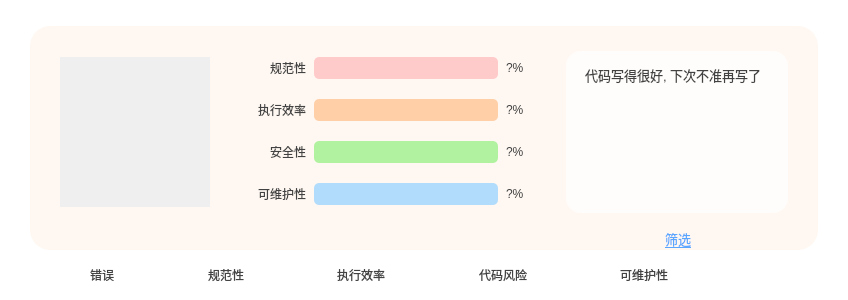
<?xml version="1.0" encoding="UTF-8"?>
<ui version="4.0">
 <class>ScoreWidget</class>
 <widget class="QWidget" name="ScoreWidget">
  <property name="geometry">
   <rect>
    <x>0</x>
    <y>0</y>
    <width>848</width>
    <height>300</height>
   </rect>
  </property>
  <property name="sizePolicy">
   <sizepolicy hsizetype="Preferred" vsizetype="Preferred">
    <horstretch>0</horstretch>
    <verstretch>0</verstretch>
   </sizepolicy>
  </property>
  <property name="minimumSize">
   <size>
    <width>0</width>
    <height>300</height>
   </size>
  </property>
  <property name="maximumSize">
   <size>
    <width>16777215</width>
    <height>300</height>
   </size>
  </property>
  <property name="windowTitle">
   <string>Form</string>
  </property>
  <property name="styleSheet">
   <string notr="true">#ScoreWidget{
    background-color: transparent;
}

QWidget{
	font: 10pt &quot;Microsoft YaHei UI&quot;;
	color: rgb(66, 66, 66);
}</string>
  </property>
  <layout class="QVBoxLayout" name="verticalLayout_2" stretch="5,1">
   <property name="spacing">
    <number>0</number>
   </property>
   <property name="leftMargin">
    <number>0</number>
   </property>
   <property name="topMargin">
    <number>0</number>
   </property>
   <property name="rightMargin">
    <number>0</number>
   </property>
   <property name="bottomMargin">
    <number>0</number>
   </property>
   <item>
    <widget class="QStackedWidget" name="ScoreBoxstackedWidget">
     <property name="currentIndex">
      <number>0</number>
     </property>
     <widget class="QWidget" name="MainPage">
      <layout class="QVBoxLayout" name="verticalLayout" stretch="5">
       <property name="spacing">
        <number>0</number>
       </property>
       <property name="leftMargin">
        <number>30</number>
       </property>
       <property name="topMargin">
        <number>26</number>
       </property>
       <property name="rightMargin">
        <number>30</number>
       </property>
       <property name="bottomMargin">
        <number>0</number>
       </property>
       <item>
        <widget class="QFrame" name="MainBackground">
         <property name="sizePolicy">
          <sizepolicy hsizetype="Preferred" vsizetype="Expanding">
           <horstretch>0</horstretch>
           <verstretch>0</verstretch>
          </sizepolicy>
         </property>
         <property name="styleSheet">
          <string notr="true">#MainBackground{
    background-color: rgb(255, 248, 242);
    border-radius: 20px;
}
</string>
         </property>
         <property name="frameShape">
          <enum>QFrame::StyledPanel</enum>
         </property>
         <property name="frameShadow">
          <enum>QFrame::Raised</enum>
         </property>
         <layout class="QVBoxLayout" name="verticalLayout_5">
          <property name="spacing">
           <number>0</number>
          </property>
          <property name="leftMargin">
           <number>0</number>
          </property>
          <property name="topMargin">
           <number>0</number>
          </property>
          <property name="rightMargin">
           <number>0</number>
          </property>
          <property name="bottomMargin">
           <number>0</number>
          </property>
          <item>
           <widget class="QWidget" name="widget_3" native="true">
            <layout class="QHBoxLayout" name="horizontalLayout_2" stretch="0,10,7">
             <property name="spacing">
              <number>0</number>
             </property>
             <property name="leftMargin">
              <number>30</number>
             </property>
             <property name="topMargin">
              <number>10</number>
             </property>
             <property name="rightMargin">
              <number>20</number>
             </property>
             <property name="bottomMargin">
              <number>0</number>
             </property>
             <item>
              <widget class="QWidget" name="PieChartPlaceHolder" native="true">
               <property name="minimumSize">
                <size>
                 <width>150</width>
                 <height>150</height>
                </size>
               </property>
               <property name="maximumSize">
                <size>
                 <width>150</width>
                 <height>150</height>
                </size>
               </property>
               <property name="autoFillBackground">
                <bool>true</bool>
               </property>
               <property name="styleSheet">
                <string notr="true"/>
               </property>
              </widget>
             </item>
             <item>
              <widget class="QWidget" name="widget" native="true">
               <property name="sizePolicy">
                <sizepolicy hsizetype="Preferred" vsizetype="Preferred">
                 <horstretch>0</horstretch>
                 <verstretch>0</verstretch>
                </sizepolicy>
               </property>
               <property name="minimumSize">
                <size>
                 <width>200</width>
                 <height>0</height>
                </size>
               </property>
               <property name="maximumSize">
                <size>
                 <width>16777215</width>
                 <height>16777215</height>
                </size>
               </property>
               <property name="styleSheet">
                <string notr="true">QLabel{
	color: rgb(66, 66, 66);
}</string>
               </property>
               <layout class="QGridLayout" name="gridLayout">
                <property name="leftMargin">
                 <number>26</number>
                </property>
                <property name="topMargin">
                 <number>7</number>
                </property>
                <property name="rightMargin">
                 <number>0</number>
                </property>
                <property name="bottomMargin">
                 <number>7</number>
                </property>
                <property name="horizontalSpacing">
                 <number>8</number>
                </property>
                <item row="2" column="0">
                 <widget class="QLabel" name="label_3">
                  <property name="minimumSize">
                   <size>
                    <width>70</width>
                    <height>0</height>
                   </size>
                  </property>
                  <property name="maximumSize">
                   <size>
                    <width>70</width>
                    <height>16777215</height>
                   </size>
                  </property>
                  <property name="styleSheet">
                   <string notr="true"/>
                  </property>
                  <property name="text">
                   <string>安全性</string>
                  </property>
                  <property name="alignment">
                   <set>Qt::AlignRight|Qt::AlignTrailing|Qt::AlignVCenter</set>
                  </property>
                 </widget>
                </item>
                <item row="0" column="2">
                 <widget class="QLabel" name="NormativePercentage">
                  <property name="minimumSize">
                   <size>
                    <width>50</width>
                    <height>0</height>
                   </size>
                  </property>
                  <property name="maximumSize">
                   <size>
                    <width>50</width>
                    <height>16777215</height>
                   </size>
                  </property>
                  <property name="text">
                   <string>?%</string>
                  </property>
                 </widget>
                </item>
                <item row="1" column="2">
                 <widget class="QLabel" name="EfficiencyPercentage">
                  <property name="minimumSize">
                   <size>
                    <width>50</width>
                    <height>0</height>
                   </size>
                  </property>
                  <property name="maximumSize">
                   <size>
                    <width>50</width>
                    <height>16777215</height>
                   </size>
                  </property>
                  <property name="text">
                   <string>?%</string>
                  </property>
                 </widget>
                </item>
                <item row="3" column="0">
                 <widget class="QLabel" name="label_4">
                  <property name="minimumSize">
                   <size>
                    <width>70</width>
                    <height>0</height>
                   </size>
                  </property>
                  <property name="maximumSize">
                   <size>
                    <width>70</width>
                    <height>16777215</height>
                   </size>
                  </property>
                  <property name="styleSheet">
                   <string notr="true"/>
                  </property>
                  <property name="text">
                   <string>可维护性</string>
                  </property>
                  <property name="alignment">
                   <set>Qt::AlignRight|Qt::AlignTrailing|Qt::AlignVCenter</set>
                  </property>
                 </widget>
                </item>
                <item row="1" column="0">
                 <widget class="QLabel" name="label_2">
                  <property name="minimumSize">
                   <size>
                    <width>70</width>
                    <height>0</height>
                   </size>
                  </property>
                  <property name="maximumSize">
                   <size>
                    <width>50</width>
                    <height>16777215</height>
                   </size>
                  </property>
                  <property name="styleSheet">
                   <string notr="true"/>
                  </property>
                  <property name="text">
                   <string>执行效率</string>
                  </property>
                  <property name="alignment">
                   <set>Qt::AlignRight|Qt::AlignTrailing|Qt::AlignVCenter</set>
                  </property>
                 </widget>
                </item>
                <item row="3" column="2">
                 <widget class="QLabel" name="SecurityPercentage">
                  <property name="minimumSize">
                   <size>
                    <width>50</width>
                    <height>0</height>
                   </size>
                  </property>
                  <property name="maximumSize">
                   <size>
                    <width>50</width>
                    <height>16777215</height>
                   </size>
                  </property>
                  <property name="text">
                   <string>?%</string>
                  </property>
                 </widget>
                </item>
                <item row="2" column="2">
                 <widget class="QLabel" name="MaintainabilityPercentage">
                  <property name="minimumSize">
                   <size>
                    <width>50</width>
                    <height>0</height>
                   </size>
                  </property>
                  <property name="maximumSize">
                   <size>
                    <width>50</width>
                    <height>16777215</height>
                   </size>
                  </property>
                  <property name="text">
                   <string>?%</string>
                  </property>
                 </widget>
                </item>
                <item row="1" column="1">
                 <widget class="QFrame" name="EfficiencyBarBg">
                  <property name="minimumSize">
                   <size>
                    <width>0</width>
                    <height>22</height>
                   </size>
                  </property>
                  <property name="maximumSize">
                   <size>
                    <width>16777215</width>
                    <height>22</height>
                   </size>
                  </property>
                  <property name="styleSheet">
                   <string notr="true">#EfficiencyBarBg {
	border: none;
	background-color: #ffcfa8;
	border-radius: 5px;
}</string>
                  </property>
                  <property name="frameShape">
                   <enum>QFrame::StyledPanel</enum>
                  </property>
                  <property name="frameShadow">
                   <enum>QFrame::Raised</enum>
                  </property>
                  <widget class="QFrame" name="EfficiencyBar">
                   <property name="geometry">
                    <rect>
                     <x>0</x>
                     <y>0</y>
                     <width>0</width>
                     <height>22</height>
                    </rect>
                   </property>
                   <property name="minimumSize">
                    <size>
                     <width>0</width>
                     <height>22</height>
                    </size>
                   </property>
                   <property name="maximumSize">
                    <size>
                     <width>16777215</width>
                     <height>22</height>
                    </size>
                   </property>
                   <property name="styleSheet">
                    <string notr="true">#EfficiencyBar{
	border: none;
	background-color: #ff8e3c;
	border-radius: 5px;
}</string>
                   </property>
                   <property name="frameShape">
                    <enum>QFrame::StyledPanel</enum>
                   </property>
                   <property name="frameShadow">
                    <enum>QFrame::Raised</enum>
                   </property>
                  </widget>
                 </widget>
                </item>
                <item row="0" column="0">
                 <widget class="QLabel" name="label">
                  <property name="minimumSize">
                   <size>
                    <width>70</width>
                    <height>0</height>
                   </size>
                  </property>
                  <property name="maximumSize">
                   <size>
                    <width>70</width>
                    <height>16777215</height>
                   </size>
                  </property>
                  <property name="styleSheet">
                   <string notr="true"/>
                  </property>
                  <property name="text">
                   <string>规范性</string>
                  </property>
                  <property name="alignment">
                   <set>Qt::AlignRight|Qt::AlignTrailing|Qt::AlignVCenter</set>
                  </property>
                 </widget>
                </item>
                <item row="0" column="1">
                 <widget class="QFrame" name="NormativeBarBg">
                  <property name="minimumSize">
                   <size>
                    <width>0</width>
                    <height>22</height>
                   </size>
                  </property>
                  <property name="maximumSize">
                   <size>
                    <width>16777215</width>
                    <height>22</height>
                   </size>
                  </property>
                  <property name="styleSheet">
                   <string notr="true">#NormativeBarBg {
	border: none;
	background-color: #ffcaca;
	border-radius: 5px;
}</string>
                  </property>
                  <property name="frameShape">
                   <enum>QFrame::StyledPanel</enum>
                  </property>
                  <property name="frameShadow">
                   <enum>QFrame::Raised</enum>
                  </property>
                  <widget class="QFrame" name="NormativeBar">
                   <property name="geometry">
                    <rect>
                     <x>0</x>
                     <y>0</y>
                     <width>0</width>
                     <height>22</height>
                    </rect>
                   </property>
                   <property name="minimumSize">
                    <size>
                     <width>0</width>
                     <height>22</height>
                    </size>
                   </property>
                   <property name="maximumSize">
                    <size>
                     <width>16777215</width>
                     <height>22</height>
                    </size>
                   </property>
                   <property name="styleSheet">
                    <string notr="true">#NormativeBar{
	border: none;
	background-color: rgb(255, 112, 101);
	border-radius: 5px;
}</string>
                   </property>
                   <property name="frameShape">
                    <enum>QFrame::StyledPanel</enum>
                   </property>
                   <property name="frameShadow">
                    <enum>QFrame::Raised</enum>
                   </property>
                  </widget>
                 </widget>
                </item>
                <item row="2" column="1">
                 <widget class="QFrame" name="MaintainabilityBarBg">
                  <property name="minimumSize">
                   <size>
                    <width>0</width>
                    <height>22</height>
                   </size>
                  </property>
                  <property name="maximumSize">
                   <size>
                    <width>16777215</width>
                    <height>22</height>
                   </size>
                  </property>
                  <property name="styleSheet">
                   <string notr="true">#MaintainabilityBarBg {
	border: none;
	background-color: #b1f2a1;
	border-radius: 5px;
}</string>
                  </property>
                  <property name="frameShape">
                   <enum>QFrame::StyledPanel</enum>
                  </property>
                  <property name="frameShadow">
                   <enum>QFrame::Raised</enum>
                  </property>
                  <widget class="QFrame" name="MaintainabilityBar">
                   <property name="geometry">
                    <rect>
                     <x>0</x>
                     <y>0</y>
                     <width>0</width>
                     <height>22</height>
                    </rect>
                   </property>
                   <property name="minimumSize">
                    <size>
                     <width>0</width>
                     <height>22</height>
                    </size>
                   </property>
                   <property name="maximumSize">
                    <size>
                     <width>16777215</width>
                     <height>22</height>
                    </size>
                   </property>
                   <property name="styleSheet">
                    <string notr="true">#MaintainabilityBar{
	border: none;
	background-color: #5ee46b;
	border-radius: 5px;
}</string>
                   </property>
                   <property name="frameShape">
                    <enum>QFrame::StyledPanel</enum>
                   </property>
                   <property name="frameShadow">
                    <enum>QFrame::Raised</enum>
                   </property>
                  </widget>
                 </widget>
                </item>
                <item row="3" column="1">
                 <widget class="QFrame" name="SecurityBarBg">
                  <property name="minimumSize">
                   <size>
                    <width>0</width>
                    <height>22</height>
                   </size>
                  </property>
                  <property name="maximumSize">
                   <size>
                    <width>16777215</width>
                    <height>22</height>
                   </size>
                  </property>
                  <property name="styleSheet">
                   <string notr="true">#SecurityBarBg {
	border: none;
	background-color: #b2dcfb;
	border-radius: 5px;
}</string>
                  </property>
                  <property name="frameShape">
                   <enum>QFrame::StyledPanel</enum>
                  </property>
                  <property name="frameShadow">
                   <enum>QFrame::Raised</enum>
                  </property>
                  <widget class="QFrame" name="SecurityBar">
                   <property name="geometry">
                    <rect>
                     <x>0</x>
                     <y>0</y>
                     <width>0</width>
                     <height>22</height>
                    </rect>
                   </property>
                   <property name="minimumSize">
                    <size>
                     <width>0</width>
                     <height>22</height>
                    </size>
                   </property>
                   <property name="maximumSize">
                    <size>
                     <width>16777215</width>
                     <height>22</height>
                    </size>
                   </property>
                   <property name="styleSheet">
                    <string notr="true">#SecurityBar{
	border: none;
	background-color: #5bcbee;
	border-radius: 5px;
}</string>
                   </property>
                   <property name="frameShape">
                    <enum>QFrame::StyledPanel</enum>
                   </property>
                   <property name="frameShadow">
                    <enum>QFrame::Raised</enum>
                   </property>
                  </widget>
                 </widget>
                </item>
               </layout>
              </widget>
             </item>
             <item>
              <widget class="QWidget" name="widget_2" native="true">
               <property name="sizePolicy">
                <sizepolicy hsizetype="Preferred" vsizetype="Preferred">
                 <horstretch>0</horstretch>
                 <verstretch>0</verstretch>
                </sizepolicy>
               </property>
               <layout class="QVBoxLayout" name="verticalLayout_3">
                <property name="spacing">
                 <number>0</number>
                </property>
                <property name="leftMargin">
                 <number>10</number>
                </property>
                <property name="topMargin">
                 <number>15</number>
                </property>
                <property name="rightMargin">
                 <number>10</number>
                </property>
                <property name="bottomMargin">
                 <number>15</number>
                </property>
                <item>
                 <widget class="QPlainTextEdit" name="Comment">
                  <property name="font">
                   <font>
                    <family>Microsoft YaHei UI</family>
                    <pointsize>10</pointsize>
                    <italic>false</italic>
                    <bold>false</bold>
                   </font>
                  </property>
                  <property name="styleSheet">
                   <string notr="true">#Comment{
	background-color: #fffdfb;
	border-radius: 15px;
    color: rgb(66, 66, 66);
	padding: 10px 10px 10px 15px;
}

QScrollBar:vertical {
    background: transparent;
    width: 18px;
    margin-top: 10px;
    margin-bottom: 10px
}

QScrollBar::handle:vertical {
    background-color: rgb(255, 155, 82);
    border-radius: 9px;
    min-height: 30px;
}

QScrollBar::handle:vertical:hover {
    background-color: rgb(255, 155, 82);
    border-radius: 9px;
	border: 2px solid white;
}

QScrollBar::add-line:vertical {
    height: 0px;
}

QScrollBar::sub-line:vertical {
    height: 0px;
}</string>
                  </property>
                  <property name="horizontalScrollBarPolicy">
                   <enum>Qt::ScrollBarAlwaysOff</enum>
                  </property>
                  <property name="readOnly">
                   <bool>true</bool>
                  </property>
                  <property name="plainText">
                   <string>代码写得很好, 下次不准再写了</string>
                  </property>
                  <property name="centerOnScroll">
                   <bool>false</bool>
                  </property>
                 </widget>
                </item>
               </layout>
              </widget>
             </item>
            </layout>
           </widget>
          </item>
          <item>
           <widget class="QWidget" name="widget_4" native="true">
            <property name="maximumSize">
             <size>
              <width>16777215</width>
              <height>22</height>
             </size>
            </property>
            <layout class="QHBoxLayout" name="horizontalLayout_4">
             <property name="spacing">
              <number>0</number>
             </property>
             <property name="leftMargin">
              <number>0</number>
             </property>
             <property name="topMargin">
              <number>0</number>
             </property>
             <property name="rightMargin">
              <number>0</number>
             </property>
             <property name="bottomMargin">
              <number>0</number>
             </property>
             <item>
              <spacer name="horizontalSpacer_5">
               <property name="orientation">
                <enum>Qt::Horizontal</enum>
               </property>
               <property name="sizeHint" stdset="0">
                <size>
                 <width>544</width>
                 <height>19</height>
                </size>
               </property>
              </spacer>
             </item>
             <item>
              <widget class="QPushButton" name="SelectBtn">
               <property name="font">
                <font>
                 <family>Microsoft YaHei UI</family>
                 <pointsize>10</pointsize>
                 <italic>false</italic>
                 <bold>false</bold>
                 <underline>true</underline>
                </font>
               </property>
               <property name="cursor">
                <cursorShape>PointingHandCursor</cursorShape>
               </property>
               <property name="styleSheet">
                <string notr="true">color:rgba(90, 166, 255, 1);</string>
               </property>
               <property name="text">
                <string>筛选</string>
               </property>
               <property name="icon">
                <iconset resource="images.qrc">
                 <normaloff>:/images/selection.svg</normaloff>:/images/selection.svg</iconset>
               </property>
               <property name="checkable">
                <bool>false</bool>
               </property>
               <property name="checked">
                <bool>false</bool>
               </property>
               <property name="flat">
                <bool>true</bool>
               </property>
              </widget>
             </item>
             <item>
              <spacer name="horizontalSpacer_6">
               <property name="orientation">
                <enum>Qt::Horizontal</enum>
               </property>
               <property name="sizeType">
                <enum>QSizePolicy::Maximum</enum>
               </property>
               <property name="sizeHint" stdset="0">
                <size>
                 <width>100</width>
                 <height>20</height>
                </size>
               </property>
              </spacer>
             </item>
            </layout>
           </widget>
          </item>
         </layout>
         <zorder>widget_4</zorder>
         <zorder>widget_3</zorder>
        </widget>
       </item>
      </layout>
     </widget>
     <widget class="QWidget" name="CollapsedPage">
      <layout class="QVBoxLayout" name="verticalLayout_4">
       <property name="spacing">
        <number>0</number>
       </property>
       <property name="leftMargin">
        <number>30</number>
       </property>
       <property name="topMargin">
        <number>0</number>
       </property>
       <property name="rightMargin">
        <number>30</number>
       </property>
       <property name="bottomMargin">
        <number>0</number>
       </property>
       <item>
        <widget class="QWidget" name="CollapsedBackground" native="true">
         <property name="minimumSize">
          <size>
           <width>0</width>
           <height>26</height>
          </size>
         </property>
         <property name="maximumSize">
          <size>
           <width>16777215</width>
           <height>26</height>
          </size>
         </property>
         <property name="styleSheet">
          <string notr="true">#CollapsedBackground{
    background-color: rgb(255, 248, 242);
    border-bottom-left-radius: 20px;
    border-bottom-right-radius: 20px;
}
</string>
         </property>
        </widget>
       </item>
      </layout>
     </widget>
    </widget>
   </item>
   <item>
    <layout class="QHBoxLayout" name="horizontalLayout">
     <item>
      <spacer name="horizontalSpacer_15">
       <property name="orientation">
        <enum>Qt::Horizontal</enum>
       </property>
       <property name="sizeType">
        <enum>QSizePolicy::Fixed</enum>
       </property>
       <property name="sizeHint" stdset="0">
        <size>
         <width>60</width>
         <height>20</height>
        </size>
       </property>
      </spacer>
     </item>
     <item>
      <widget class="QStackedWidget" name="SelectBoxStackedWidget">
       <property name="currentIndex">
        <number>0</number>
       </property>
       <widget class="QWidget" name="selectBoxPage">
        <layout class="QVBoxLayout" name="verticalLayout_9">
         <property name="spacing">
          <number>0</number>
         </property>
         <property name="leftMargin">
          <number>0</number>
         </property>
         <property name="topMargin">
          <number>0</number>
         </property>
         <property name="rightMargin">
          <number>0</number>
         </property>
         <property name="bottomMargin">
          <number>0</number>
         </property>
         <item>
          <layout class="QHBoxLayout" name="horizontalLayout_13" stretch="0,0,0">
           <property name="spacing">
            <number>0</number>
           </property>
           <property name="sizeConstraint">
            <enum>QLayout::SetDefaultConstraint</enum>
           </property>
           <item>
            <widget class="QWidget" name="widget_18" native="true">
             <layout class="QHBoxLayout" name="horizontalLayout_14">
              <property name="spacing">
               <number>0</number>
              </property>
              <property name="leftMargin">
               <number>0</number>
              </property>
              <property name="topMargin">
               <number>0</number>
              </property>
              <property name="rightMargin">
               <number>0</number>
              </property>
              <property name="bottomMargin">
               <number>0</number>
              </property>
             </layout>
            </widget>
           </item>
           <item>
            <widget class="QWidget" name="selectBox" native="true">
             <property name="minimumSize">
              <size>
               <width>0</width>
               <height>50</height>
              </size>
             </property>
             <property name="styleSheet">
              <string notr="true">#selectBox{
	
	border-image: url(:/images/select-selectbox.svg);
}</string>
             </property>
             <layout class="QHBoxLayout" name="horizontalLayout_15">
              <property name="spacing">
               <number>0</number>
              </property>
              <property name="leftMargin">
               <number>30</number>
              </property>
              <property name="topMargin">
               <number>0</number>
              </property>
              <property name="rightMargin">
               <number>20</number>
              </property>
              <property name="bottomMargin">
               <number>0</number>
              </property>
              <item>
               <widget class="QLabel" name="label_12">
                <property name="styleSheet">
                 <string notr="true">    color: rgb(66, 66, 66);</string>
                </property>
                <property name="text">
                 <string>错误</string>
                </property>
               </widget>
              </item>
              <item>
               <widget class="QPushButton" name="selectErrorBtn">
                <property name="sizePolicy">
                 <sizepolicy hsizetype="Fixed" vsizetype="Fixed">
                  <horstretch>0</horstretch>
                  <verstretch>0</verstretch>
                 </sizepolicy>
                </property>
                <property name="cursor">
                 <cursorShape>PointingHandCursor</cursorShape>
                </property>
                <property name="styleSheet">
                 <string notr="true">QPushButton{
	image: url(:/images/select-unselected.svg);
}

QPushButton::checked{
	
	
	image: url(:/images/select-selected.svg);
}</string>
                </property>
                <property name="text">
                 <string/>
                </property>
                <property name="checkable">
                 <bool>true</bool>
                </property>
                <property name="flat">
                 <bool>true</bool>
                </property>
               </widget>
              </item>
              <item>
               <spacer name="horizontalSpacer_16">
                <property name="orientation">
                 <enum>Qt::Horizontal</enum>
                </property>
                <property name="sizeHint" stdset="0">
                 <size>
                  <width>2</width>
                  <height>20</height>
                 </size>
                </property>
               </spacer>
              </item>
              <item>
               <widget class="QLabel" name="label_13">
                <property name="styleSheet">
                 <string notr="true">    color: rgb(66, 66, 66);</string>
                </property>
                <property name="text">
                 <string>规范性</string>
                </property>
               </widget>
              </item>
              <item>
               <widget class="QPushButton" name="selectNormalizationBtn">
                <property name="sizePolicy">
                 <sizepolicy hsizetype="Fixed" vsizetype="Fixed">
                  <horstretch>0</horstretch>
                  <verstretch>0</verstretch>
                 </sizepolicy>
                </property>
                <property name="cursor">
                 <cursorShape>PointingHandCursor</cursorShape>
                </property>
                <property name="styleSheet">
                 <string notr="true">QPushButton{
	image: url(:/images/select-unselected.svg);
}

QPushButton::checked{
	
	
	image: url(:/images/select-selected.svg);
}</string>
                </property>
                <property name="text">
                 <string/>
                </property>
                <property name="checkable">
                 <bool>true</bool>
                </property>
                <property name="checked">
                 <bool>false</bool>
                </property>
                <property name="flat">
                 <bool>true</bool>
                </property>
               </widget>
              </item>
              <item>
               <spacer name="horizontalSpacer_17">
                <property name="orientation">
                 <enum>Qt::Horizontal</enum>
                </property>
                <property name="sizeHint" stdset="0">
                 <size>
                  <width>3</width>
                  <height>20</height>
                 </size>
                </property>
               </spacer>
              </item>
              <item>
               <widget class="QLabel" name="label_14">
                <property name="styleSheet">
                 <string notr="true">    color: rgb(66, 66, 66);</string>
                </property>
                <property name="text">
                 <string>执行效率</string>
                </property>
               </widget>
              </item>
              <item>
               <widget class="QPushButton" name="selectEfficiencyBtn">
                <property name="sizePolicy">
                 <sizepolicy hsizetype="Fixed" vsizetype="Fixed">
                  <horstretch>0</horstretch>
                  <verstretch>0</verstretch>
                 </sizepolicy>
                </property>
                <property name="cursor">
                 <cursorShape>PointingHandCursor</cursorShape>
                </property>
                <property name="styleSheet">
                 <string notr="true">QPushButton{
	image: url(:/images/select-unselected.svg);
}

QPushButton::checked{
	
	
	image: url(:/images/select-selected.svg);
}</string>
                </property>
                <property name="text">
                 <string/>
                </property>
                <property name="checkable">
                 <bool>true</bool>
                </property>
                <property name="flat">
                 <bool>true</bool>
                </property>
               </widget>
              </item>
              <item>
               <spacer name="horizontalSpacer_18">
                <property name="orientation">
                 <enum>Qt::Horizontal</enum>
                </property>
                <property name="sizeHint" stdset="0">
                 <size>
                  <width>2</width>
                  <height>20</height>
                 </size>
                </property>
               </spacer>
              </item>
              <item>
               <widget class="QLabel" name="label_15">
                <property name="styleSheet">
                 <string notr="true">    color: rgb(66, 66, 66);</string>
                </property>
                <property name="text">
                 <string>代码风险</string>
                </property>
               </widget>
              </item>
              <item>
               <widget class="QPushButton" name="selectSecurityBtn">
                <property name="sizePolicy">
                 <sizepolicy hsizetype="Fixed" vsizetype="Fixed">
                  <horstretch>0</horstretch>
                  <verstretch>0</verstretch>
                 </sizepolicy>
                </property>
                <property name="cursor">
                 <cursorShape>PointingHandCursor</cursorShape>
                </property>
                <property name="styleSheet">
                 <string notr="true">QPushButton{
	image: url(:/images/select-unselected.svg);
}

QPushButton::checked{
	
	
	image: url(:/images/select-selected.svg);
}</string>
                </property>
                <property name="text">
                 <string/>
                </property>
                <property name="checkable">
                 <bool>true</bool>
                </property>
                <property name="flat">
                 <bool>true</bool>
                </property>
               </widget>
              </item>
              <item>
               <spacer name="horizontalSpacer_19">
                <property name="orientation">
                 <enum>Qt::Horizontal</enum>
                </property>
                <property name="sizeHint" stdset="0">
                 <size>
                  <width>2</width>
                  <height>20</height>
                 </size>
                </property>
               </spacer>
              </item>
              <item>
               <widget class="QLabel" name="label_16">
                <property name="styleSheet">
                 <string notr="true">    color: rgb(66, 66, 66);</string>
                </property>
                <property name="text">
                 <string>可维护性</string>
                </property>
               </widget>
              </item>
              <item>
               <widget class="QPushButton" name="selectMaintainabliltyBtn">
                <property name="sizePolicy">
                 <sizepolicy hsizetype="Fixed" vsizetype="Fixed">
                  <horstretch>0</horstretch>
                  <verstretch>0</verstretch>
                 </sizepolicy>
                </property>
                <property name="cursor">
                 <cursorShape>PointingHandCursor</cursorShape>
                </property>
                <property name="styleSheet">
                 <string notr="true">QPushButton{
	image: url(:/images/select-unselected.svg);
}

QPushButton::checked{
	
	
	image: url(:/images/select-selected.svg);
}</string>
                </property>
                <property name="text">
                 <string/>
                </property>
                <property name="checkable">
                 <bool>true</bool>
                </property>
                <property name="flat">
                 <bool>true</bool>
                </property>
               </widget>
              </item>
             </layout>
            </widget>
           </item>
           <item>
            <widget class="QWidget" name="widget_19" native="true">
             <property name="minimumSize">
              <size>
               <width>50</width>
               <height>0</height>
              </size>
             </property>
             <layout class="QVBoxLayout" name="verticalLayout_10">
              <property name="spacing">
               <number>0</number>
              </property>
              <property name="leftMargin">
               <number>0</number>
              </property>
              <property name="topMargin">
               <number>0</number>
              </property>
              <property name="rightMargin">
               <number>0</number>
              </property>
              <property name="bottomMargin">
               <number>0</number>
              </property>
              <item>
               <widget class="QPushButton" name="CollapseBtn">
                <property name="minimumSize">
                 <size>
                  <width>60</width>
                  <height>17</height>
                 </size>
                </property>
                <property name="maximumSize">
                 <size>
                  <width>60</width>
                  <height>17</height>
                 </size>
                </property>
                <property name="cursor">
                 <cursorShape>PointingHandCursor</cursorShape>
                </property>
                <property name="styleSheet">
                 <string notr="true">border-image: url(:/images/selectd.svg);</string>
                </property>
                <property name="text">
                 <string/>
                </property>
                <property name="checkable">
                 <bool>false</bool>
                </property>
                <property name="flat">
                 <bool>true</bool>
                </property>
               </widget>
              </item>
              <item>
               <spacer name="verticalSpacer_3">
                <property name="orientation">
                 <enum>Qt::Vertical</enum>
                </property>
                <property name="sizeHint" stdset="0">
                 <size>
                  <width>20</width>
                  <height>48</height>
                 </size>
                </property>
               </spacer>
              </item>
             </layout>
            </widget>
           </item>
          </layout>
         </item>
        </layout>
       </widget>
       <widget class="QWidget" name="noneSelectBoxPage">
        <layout class="QVBoxLayout" name="verticalLayout_12">
         <property name="spacing">
          <number>0</number>
         </property>
         <property name="leftMargin">
          <number>0</number>
         </property>
         <property name="topMargin">
          <number>0</number>
         </property>
         <property name="rightMargin">
          <number>0</number>
         </property>
         <property name="bottomMargin">
          <number>0</number>
         </property>
         <item>
          <widget class="QWidget" name="widget_20" native="true">
           <property name="minimumSize">
            <size>
             <width>50</width>
             <height>0</height>
            </size>
           </property>
           <layout class="QHBoxLayout" name="horizontalLayout_16">
            <property name="spacing">
             <number>0</number>
            </property>
            <property name="leftMargin">
             <number>0</number>
            </property>
            <property name="topMargin">
             <number>0</number>
            </property>
            <property name="rightMargin">
             <number>0</number>
            </property>
            <property name="bottomMargin">
             <number>0</number>
            </property>
            <item>
             <spacer name="horizontalSpacer_20">
              <property name="orientation">
               <enum>Qt::Horizontal</enum>
              </property>
              <property name="sizeHint" stdset="0">
               <size>
                <width>378</width>
                <height>13</height>
               </size>
              </property>
             </spacer>
            </item>
            <item>
             <widget class="QPushButton" name="CollapseBtn_2">
              <property name="minimumSize">
               <size>
                <width>60</width>
                <height>18</height>
               </size>
              </property>
              <property name="maximumSize">
               <size>
                <width>60</width>
                <height>18</height>
               </size>
              </property>
              <property name="cursor">
               <cursorShape>PointingHandCursor</cursorShape>
              </property>
              <property name="styleSheet">
               <string notr="true">border-image: url(:/images/select.svg);</string>
              </property>
              <property name="text">
               <string/>
              </property>
              <property name="checkable">
               <bool>false</bool>
              </property>
              <property name="flat">
               <bool>true</bool>
              </property>
             </widget>
            </item>
           </layout>
          </widget>
         </item>
         <item>
          <widget class="QWidget" name="widget_21" native="true">
           <layout class="QVBoxLayout" name="verticalLayout_13">
            <property name="spacing">
             <number>0</number>
            </property>
            <property name="leftMargin">
             <number>0</number>
            </property>
            <property name="topMargin">
             <number>0</number>
            </property>
            <property name="rightMargin">
             <number>0</number>
            </property>
            <property name="bottomMargin">
             <number>0</number>
            </property>
            <item>
             <spacer name="verticalSpacer_4">
              <property name="orientation">
               <enum>Qt::Vertical</enum>
              </property>
              <property name="sizeHint" stdset="0">
               <size>
                <width>20</width>
                <height>28</height>
               </size>
              </property>
             </spacer>
            </item>
           </layout>
          </widget>
         </item>
        </layout>
       </widget>
      </widget>
     </item>
     <item>
      <spacer name="horizontalSpacer_21">
       <property name="orientation">
        <enum>Qt::Horizontal</enum>
       </property>
       <property name="sizeType">
        <enum>QSizePolicy::Fixed</enum>
       </property>
       <property name="sizeHint" stdset="0">
        <size>
         <width>60</width>
         <height>20</height>
        </size>
       </property>
      </spacer>
     </item>
    </layout>
   </item>
  </layout>
 </widget>
 <resources>
  <include location="images.qrc"/>
 </resources>
 <connections/>
</ui>
